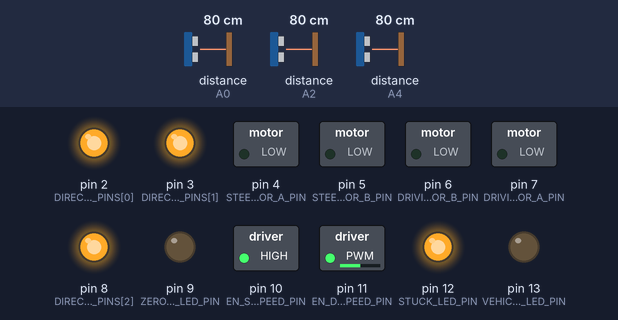
Bench run of a sketch on a simulated Arduino Uno, built with avr-gcc and run on an emulated ATmega328P. On the bench: switched loads named in the sketch (green lamp = pin HIGH), output pins drawn as LEDs (lit = HIGH). Wiring (inferred from the names in the program): 3 × ultrasonic range finder: trigger A1, echo A0 / trigger A3, echo A2 / trigger A5, echo A4. The test bench sets the inputs (shaded band); at power-on: distance to the obstacle (sensors on A0, A2, A4) 80 cm. The echo pulse lasts 58.3 µs per cm; pins used as bus, display or sensor lines are not drawn; what the sketch prints to the serial monitor is not drawn.

Above: at 2.2 s.
2.3 s: distance to the obstacle (sensor on A0) set to 9 cm
At 2.77 s:
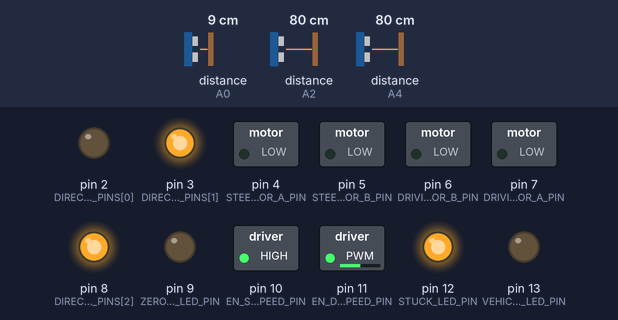
5.3 s: distance to the obstacle (sensor on A2) set to 9 cm
At 6.6 s:
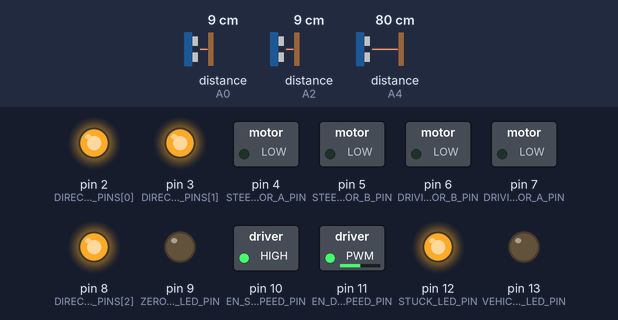
6.9 s: distance to the obstacle (sensor on A2) set to 203 cm
At 8.3 s:
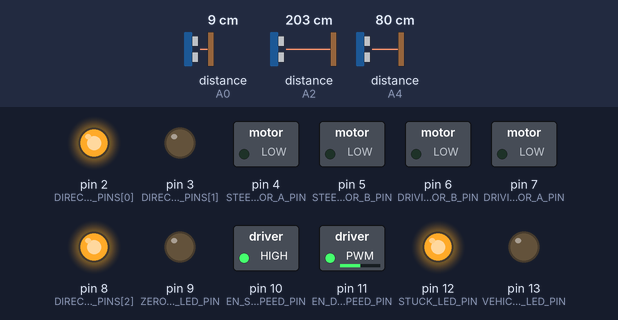
9.9 s: distance to the obstacle (sensor on A4) set to 203 cm
At 11.0 s:
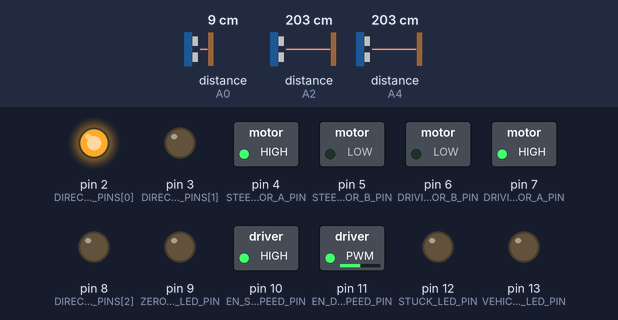
11.4 s: distance to the obstacle (sensor on A0) set to 97 cm
13.0 s: distance to the obstacle (sensor on A0) set to 106 cm
At 13.5 s:
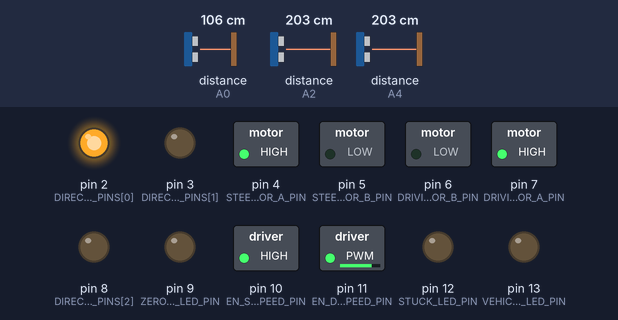
Timing chart, 0 to 15.5 s (numbered marks = the images above; inputs shaded):
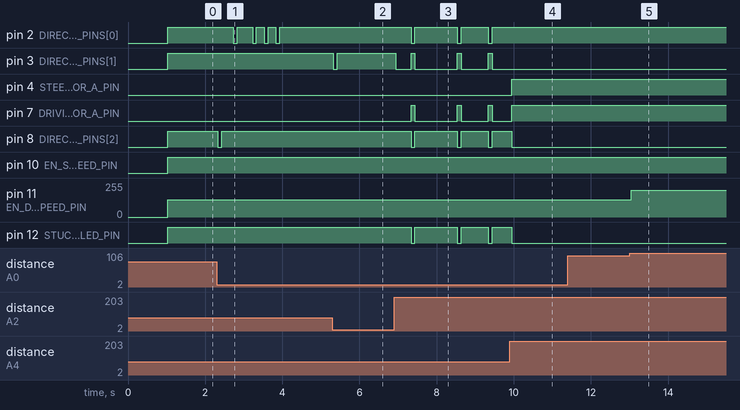

The sketch:

Version3.ino
```cpp
/*
 * Adding a stuck detection feature
 */

////Libraries
#include "MotorSystem.h"
#include "Ultrasonic.h"
#include "Functions.h"
#include "CustomDataTypes.h"


////pin definitions
///motor system
#define EN_STEERING_SPEED_PIN 10
#define STEERING_MOTOR_A_PIN 4
#define STEERING_MOTOR_B_PIN 5

#define DRIVING_MOTOR_A_PIN 7
#define DRIVING_MOTOR_B_PIN 6
#define EN_DRIVING_SPEED_PIN 11


///Front ultrasonic array
#define NUM_F_U_SENSORS 3
const char F_ID_CHARS[NUM_F_U_SENSORS] = {'L','F','R'};

const uint8_t F_ECHO_PINS[NUM_F_U_SENSORS] = {A4,A2,A0};
const uint8_t F_TRIG_PINS[NUM_F_U_SENSORS] = {A5,A3,A1};

const uint8_t DIRECTION_LED_PINS[NUM_F_U_SENSORS] = {2,3,8};
const uint8_t ZERO_MEASUREMENT_LED_PIN = 9;
const uint8_t STUCK_LED_PIN = 12;


////variables and other constants
///general
#define PRINT_RESULTS false
bool is_vehicle_stuck = false;


///motor system
#define VEHICLE_SLOW_SPEED_LED_PIN 13
#define PWM_SPEED_ENABLED true
#define NORMAL_SPEED 200
#define SLOW_SPEED 128
uint8_t vehicle_speed = NORMAL_SPEED;

char curr_turn_direction = 'F';
char curr_drive_direction = 'F';
bool has_braked = false;


///Front ultrasonic array
#define PULSEIN_TIMEOUT_US 100000//the maximum time the pulseIn(...) function can take to wait for a signal. I think...
#define ACUTE_ANGLE_BETWEEN_SENSORS_RAD (36 * (PI/180)) //36degrees, converting
#define DIST_DIFFERENCE_MM round(22 * sin(ACUTE_ANGLE_BETWEEN_SENSORS_RAD)) //calculating the 'height' difference between the front and side sensors, from centre of side sensor (~22mm)

//loop update timing stuff
#define TIME_BETWEEN_U_SENSORS_MS 100 //ideally, 60ms between triggering an ultrasonic prevents wave interference
unsigned long U_current_time_ms;
unsigned long U_previous_time_ms;

///Distance Stuff
#define LR_DIST_TOLERANCE_MM 100
#define STUCK_TOLERANCE_MM 10
#define STUCK_DISTANCE_MM 50
const uint16_t F_STUCK_DISTANCES_MM[NUM_F_U_SENSORS] = {DIST_DIFFERENCE_MM+STUCK_DISTANCE_MM, STUCK_DISTANCE_MM, DIST_DIFFERENCE_MM+STUCK_DISTANCE_MM};
#define IGNORE_DISTANCE_THRESHOLD_MM 2000
#define SLOW_DOWN_DISTANCE_THRESHOLD_MM 1000
#define BRAKE_DISTANCE_THRESHOLD_MM 200

uint16_t curr_distances_mm[NUM_F_U_SENSORS];
uint16_t prev_distances_mm[NUM_F_U_SENSORS];
bool front_sensor_stuck_states[NUM_F_U_SENSORS];


////objects
MotorSystem RC_Car(PRINT_RESULTS);

Ultrasonic F_U_Sensors[NUM_F_U_SENSORS];


void setup() {
  ///motor system
  RC_Car.attach(STEERING_MOTOR_A_PIN, STEERING_MOTOR_B_PIN,  DRIVING_MOTOR_A_PIN, DRIVING_MOTOR_B_PIN);

  if (PWM_SPEED_ENABLED) {
    RC_Car.enablePWM(EN_STEERING_SPEED_PIN, EN_DRIVING_SPEED_PIN);
    pinMode(VEHICLE_SLOW_SPEED_LED_PIN, OUTPUT);

  } else {
    pinMode(EN_STEERING_SPEED_PIN, OUTPUT);
    pinMode(EN_DRIVING_SPEED_PIN, OUTPUT);
    digitalWrite(EN_STEERING_SPEED_PIN, HIGH); //default to max
    digitalWrite(EN_DRIVING_SPEED_PIN, HIGH); //default to max
  }

  ///Front ultrasonic array
  //LED indicators
  for (int i=0; i<NUM_F_U_SENSORS; i++) {
    pinMode(DIRECTION_LED_PINS[i], OUTPUT);
    digitalWrite(DIRECTION_LED_PINS[i], LOW);
  }
  pinMode(ZERO_MEASUREMENT_LED_PIN, OUTPUT);
  digitalWrite(ZERO_MEASUREMENT_LED_PIN, LOW);

  pinMode(STUCK_LED_PIN, OUTPUT);
  digitalWrite(STUCK_LED_PIN, LOW);

  //setup the sensors
  for (int i=0; i<NUM_F_U_SENSORS; i++) {
    F_U_Sensors[i].init(F_ECHO_PINS[i], F_TRIG_PINS[i], F_ID_CHARS[i]);
  }
  U_previous_time_ms = millis();


  ///Miscenialous stuff
  //so prev_distances_mm has something in it
  getDistances();
  copyArray(curr_distances_mm, prev_distances_mm, NUM_F_U_SENSORS);

  Serial.begin(115200);
  Serial.print("F_STUCK_DISTANCES_MM: ");
  Serial.println(strArray(F_STUCK_DISTANCES_MM, NUM_F_U_SENSORS, false));

  delay(1000);

}


void getDistances() {
  for (int i=0; i<NUM_F_U_SENSORS; i++) {
      curr_distances_mm[i] = F_U_Sensors[i].getDistanceMM(PULSEIN_TIMEOUT_US);
  }
}

bool isStuck() {
  for (uint8_t i=0; i<NUM_F_U_SENSORS; i++) {
    /*
    if ((curr_distances_mm[i] == 0) || (curr_distances_mm[i] > IGNORE_DISTANCE_THRESHOLD_MM)) {
      //false, can safely ignore stuff
    }
    */
    //sensor_stuck_states_array[i] = ( withinTolerance(curr_distances_mm[i], prev_distances_mm[i], STUCK_TOLERANCE_MM) && (curr_distances_mm[i] <= F_STUCK_DISTANCES_MM[i]) );
    bool within_tolerance = withinTolerance(curr_distances_mm[i], prev_distances_mm[i], STUCK_TOLERANCE_MM);
    bool within_stuck_dist = (curr_distances_mm[i] <= F_STUCK_DISTANCES_MM[i]);
    ////DID REALLY DO ANYTHING?????????????????????????????????????????????????????????????????????????????????????????????????????
    bool inside_ignore_dist = (curr_distances_mm[i] <= IGNORE_DISTANCE_THRESHOLD_MM);
    front_sensor_stuck_states[i] = (curr_distances_mm[i] != 0) && (within_stuck_dist || (within_tolerance && inside_ignore_dist) ); //
  }
  Serial.print(" stuck bools: " + strArray(front_sensor_stuck_states, NUM_F_U_SENSORS, false));

  //return isAllBool(sensor_stuck_states_array, true, NUM_F_U_SENSORS);
  return (numOccurances(front_sensor_stuck_states, true, NUM_F_U_SENSORS) >= (NUM_F_U_SENSORS-1)); // eg, at least (NUM_F_U_SENSORS-1) sensors have to be stuck
}


void determineDirection() {
  char max_dist_char_id;

  if (getMin(curr_distances_mm, NUM_F_U_SENSORS) == 0) { //the sensor which returns zero, actually has the largest distance, so grab that char id
    max_dist_char_id = F_ID_CHARS[minIndex(curr_distances_mm, NUM_F_U_SENSORS)];
    digitalWrite(ZERO_MEASUREMENT_LED_PIN, HIGH);
    Serial.print(" 0 return measurement ");

  } else {
    max_dist_char_id = F_ID_CHARS[maxIndex(curr_distances_mm, NUM_F_U_SENSORS)]; //find which sensor has the largest distance
    digitalWrite(ZERO_MEASUREMENT_LED_PIN, LOW);
  }


  bool is_left_right_in_tolerance = withinTolerance(curr_distances_mm[0], curr_distances_mm[2], LR_DIST_TOLERANCE_MM);

  //Serial.print("is_left_right_in_tolerance: " + String(is_left_right_in_tolerance));
  //Serial.print(" maxChar: " + String(max_dist_char_id));

  if ((max_dist_char_id != 'F') && (!is_left_right_in_tolerance)) { //left/right has max distance... only change direction if there is significant difference between
    curr_turn_direction = max_dist_char_id;

  } else if (max_dist_char_id == 'F') { //front has maximum distance...
    curr_turn_direction = max_dist_char_id;

  } else {
    //just keep going in same direction (which will be left/right)
  }
}


void loop() {
  U_current_time_ms = millis();

  if ((U_current_time_ms - U_previous_time_ms) >= TIME_BETWEEN_U_SENSORS_MS) {
    ////INPUTS
    //get distances
    getDistances();


    ////CALCULATIONS
    ///speed control
    if (containsValueWithinRange(curr_distances_mm, 0, BRAKE_DISTANCE_THRESHOLD_MM, NUM_F_U_SENSORS)) { // make sure a zero measurement doesn't trigger it...
      /*
      if (!has_braked) { //this tries to prevent continual braking when not needed
        curr_drive_direction = 'B';
        has_braked = true;
        digitalWrite(VEHICLE_SLOW_SPEED_LED_PIN, HIGH);
        Serial.print(" BRAKING!!!");
      }*/

    } else if (containsValueWithinRange(curr_distances_mm, 0, SLOW_DOWN_DISTANCE_THRESHOLD_MM, NUM_F_U_SENSORS)) { // make sure a zero measurement doesn't trigger it...
      vehicle_speed = SLOW_SPEED;
      digitalWrite(VEHICLE_SLOW_SPEED_LED_PIN, LOW);
      Serial.print(" slow");

    } else {
      vehicle_speed = NORMAL_SPEED;
      digitalWrite(VEHICLE_SLOW_SPEED_LED_PIN, LOW);
      Serial.print(" normal");
    }

    ///stuck logic
    is_vehicle_stuck  = isStuck();
    if (is_vehicle_stuck) {
      //don't waste power on needlessly on motors
      curr_drive_direction = 'S';
      curr_turn_direction = 'C';
      digitalWrite(STUCK_LED_PIN, HIGH);

      Serial.print("...vehicle is stuck...");

    } else {
      curr_drive_direction = 'F';
      has_braked = false;
      digitalWrite(VEHICLE_SLOW_SPEED_LED_PIN, LOW);
      determineDirection();
      digitalWrite(STUCK_LED_PIN, LOW);
    }


    ////OUTPUTS
    //LED's
    if (is_vehicle_stuck) {
      for (int i=0; i<NUM_F_U_SENSORS; i++) {
        digitalWrite(DIRECTION_LED_PINS[i], front_sensor_stuck_states[i]); //turn on the LEDs which correspond to the stuck ultrasonics
      }

    } else {
      int8_t pin_index = index(F_ID_CHARS, curr_turn_direction, NUM_F_U_SENSORS);
      for (int i=0; i<NUM_F_U_SENSORS; i++) {
        bool state = (i==pin_index);
        digitalWrite(DIRECTION_LED_PINS[i], state); //turn on the relevant direction LED, and off the others
      }
    }


    //make it go! (vroom vroom)
    RC_Car.turn(curr_turn_direction, 255);
    RC_Car.drive(curr_drive_direction, vehicle_speed);

    //print results
    Serial.print(" | current/previous distances: " + strArray(curr_distances_mm, NUM_F_U_SENSORS, false));
    Serial.print(", " + strArray(prev_distances_mm, NUM_F_U_SENSORS, false));
    Serial.print(" | turn dir: " + String(curr_turn_direction));
    Serial.print(" | drive dir: " + String(curr_drive_direction));
    Serial.print(" vehicle_speed: " + String(vehicle_speed));

    Serial.print("\n");

    U_previous_time_ms = U_current_time_ms; //boomark
    copyArray(curr_distances_mm, prev_distances_mm, NUM_F_U_SENSORS);
  }

}
```

CustomDataTypes.cpp
```cpp
/*
 *
 */


#include "CustomDataTypes.h"


String strTriple(uint16_triple triple) {
  return (String)("(" + String(triple.x) + "," + String(triple.y) + "," + String(triple.z) + ")");
}
```

CustomDataTypes.h
```cpp
/*
 * Custom datatypes
 */

#ifndef CustomDataTypes_h
#define CustomDataTypes_h

#include "Arduino.h"


/* Structs */

struct uint16_tuple {
   uint16_t x;
   uint16_t y;
};

struct uint16_triple {
   uint16_t x;
   uint16_t y;
   uint16_t z;
};

struct uint16_triple_tuple {
   uint16_tuple tupx;
   uint16_tuple tupy;
   uint16_tuple tupz;
};


/* Function declarations */
String strTriple(uint16_triple triple);


#endif
```

Functions.cpp
```cpp
/*
 * CPP file for functions
 */


#include "Functions.h"


bool withinTolerance(uint16_t a, uint16_t b, uint16_t tolerance) {
  return (abs(a - b) <= tolerance); //https://www.mathsisfun.com/numbers/absolute-value.html=
}


int8_t index(char *p_arr, char val, uint8_t array_size) { //find index of a char in an array
  for (uint8_t i=0; i<array_size; i++) {
    if (val == p_arr[i]) {
      return i;
    }
  }
  return -1; //couldn't find it :(
}

uint8_t maxIndex(uint16_t *p_arr, uint8_t array_size) { //finds the index of the largest item in the array
  uint8_t index = 0;
  uint16_t curr_max = p_arr[index];

  for (uint8_t i=0; i<array_size; i++) {
    if (p_arr[i] > curr_max) {
      curr_max = p_arr[i];
      index = i;
    }
  }
  return index;
}

uint8_t minIndex(uint16_t *p_arr, uint8_t array_size) { //finds the index of the smallest item in the array
  uint8_t index = 0;
  uint16_t curr_min = p_arr[index];

  for (uint8_t i=0; i<array_size; i++) {
    if (p_arr[i] < curr_min) {
      curr_min = p_arr[i];
      index = i;
    }
  }
  return index;
}

uint16_t getMax(uint16_t *p_arr, uint8_t array_size) {
  return p_arr[maxIndex(p_arr, array_size)];
}

uint16_t getMin(uint16_t *p_arr, uint8_t array_size) {
  return p_arr[minIndex(p_arr, array_size)];
}


uint8_t numOccurances(bool *p_arr, bool value, uint8_t array_size) {
  uint8_t counter = 0;
  for (uint8_t i=0; i<array_size; i++) {
    counter += (p_arr[i] == value); //either add 1 or 0, simple! :D
  }
  return counter;
}

bool isAllBool(bool *p_arr, bool value, uint8_t array_size) {
   return (numOccurances(p_arr, value, array_size) ==  array_size);
}

bool contains(bool *p_arr, bool value, uint8_t array_size) {
  for (uint8_t i=0; i<array_size; i++) {
    if (p_arr[i] == value) {
      return true;
    }
  }
  return false; // wasn't in array :(
}

bool containsLessThanEqual(uint16_t *p_arr, uint16_t value, uint8_t array_size) {
  for (uint8_t i=0; i<array_size; i++) {
    if (p_arr[i] <= value) {
      return true;
    }
  }
  return false;
}

bool containsValueWithinRange(uint16_t *p_arr, uint16_t lower_limit, uint16_t upper_limit, uint8_t array_size) {
  for (uint8_t i=0; i<array_size; i++) {
    if ((p_arr[i] > lower_limit) && (p_arr[i] < upper_limit)) {
      return true;
    }
  }
  return false;
}

bool allWithinRange(uint16_t *p_arr, uint16_t lower_limit, uint16_t upper_limit, uint8_t array_size) {
  for (uint8_t i=0; i<array_size; i++) {
    if ((p_arr[i] <= lower_limit) && (p_arr[i] >= upper_limit)) {
      return false; //an exqualifying value exists
    }
  }
  return true;
}


void copyArray(uint16_t *p_original_array, uint16_t *p_array_dest, uint8_t array_size) {
  for (uint8_t i=0; i<array_size; i++) {
    p_array_dest[i] = p_original_array[i];
  }
}


String strArray(uint16_t *p_arr, uint8_t array_size, bool new_line=true) {
  String str = "[";
  for (uint8_t i=0; i<array_size; i++) {
    str += String(p_arr[i]) + ((i<array_size-1) ? ",":"");
  }
  str += (new_line) ? "]\n" : "]";
  return str;
}

String strArray(bool *p_arr, uint8_t array_size, bool new_line=true) {
  String str = "[";
  for (uint8_t i=0; i<array_size; i++) {
    str += String(p_arr[i]) + ((i<array_size-1) ? ",":"");
  }
  str += (new_line) ? "]\n" : "]";
  return str;
}
```

Functions.h
```cpp
/*
 * Simple header file for functions
 */

#ifndef Functions_h
#define Functions_h

#include "Arduino.h"

////function declarations
//miscenalious
bool withinTolerance(uint16_t a, uint16_t b, uint16_t tolerance);

//array element(s) related
int8_t index(char *p_arr, char value, uint8_t array_size);
uint8_t maxIndex(uint16_t *p_arr, uint8_t array_size);
uint8_t minIndex(uint16_t *p_arr, uint8_t array_size);
uint16_t getMax(uint16_t *p_arr, uint8_t array_size);
uint16_t getMin(uint16_t *p_arr, uint8_t array_size);
uint8_t numOccurances(bool *p_arr, bool value, uint8_t array_size);
bool isAllBool(bool *p_arr, bool value, uint8_t array_size);
bool doesContain(bool *p_arr, bool value, uint8_t array_size);
bool containsLessThanEqual(uint16_t *p_arr, uint16_t value, uint8_t array_size);
bool containsValueWithinRange(uint16_t *p_arr, uint16_t lower_limit, uint16_t upper_limit, uint8_t array_size);
bool allWithinRange(uint16_t *p_arr, uint16_t lower_limit, uint16_t upper_limit, uint8_t array_size);


//array manipulations
void copyArray(uint16_t *original_array, uint16_t *array_dest, uint8_t array_size);

String strArray(uint16_t *p_arr, uint8_t array_size, bool new_line);
String strArray(bool *p_arr, uint8_t array_size, bool new_line);


#endif
```

MotorSystem.cpp
```cpp
/*
 *
 */


#include "MotorSystem.h"


MotorSystem::MotorSystem(bool print_results) {
  _PRINT_RESULTS = print_results;
  _PWM_SPEED_ENABLED = false; //default
}


void MotorSystem::attach(uint8_t steering_motor_a, uint8_t steering_motor_b, uint8_t driving_motor_a, uint8_t driving_motor_b) {
  _STEERING_MOTOR_A_PIN = steering_motor_a;
  _STEERING_MOTOR_B_PIN = steering_motor_b;
  _DRIVING_MOTOR_A_PIN = driving_motor_a;
  _DRIVING_MOTOR_B_PIN = driving_motor_b;

  pinMode(_STEERING_MOTOR_A_PIN, OUTPUT);
  pinMode(_STEERING_MOTOR_B_PIN, OUTPUT);
  pinMode(_DRIVING_MOTOR_A_PIN, OUTPUT);
  pinMode(_DRIVING_MOTOR_B_PIN, OUTPUT);
}


void MotorSystem::enablePWM(uint8_t steering_pwm_pin, uint8_t driving_pwm_pin) {
  _PWM_SPEED_ENABLED = true;
  _STEERING_PWM_PIN = steering_pwm_pin;
  _DRIVING_PWM_PIN = driving_pwm_pin;

  pinMode(_STEERING_PWM_PIN, OUTPUT);
  pinMode(_DRIVING_PWM_PIN, OUTPUT);
}

void MotorSystem::_writeSpeed(uint8_t pwm_pin, uint8_t speed_val) {

  if (_PWM_SPEED_ENABLED) {
    if (_PRINT_RESULTS) Serial.print("analog writing!!!");
    analogWrite(pwm_pin, speed_val);
  } else {
    analogWrite(pwm_pin, 255); //default to HIGH
  }
}


//this method handles everything for driving
void MotorSystem::drive(char driving_direction_char, uint8_t speed_val) {
  _writeSpeed(_DRIVING_PWM_PIN, speed_val);
  if (driving_direction_char == 'F') {
    if (_PRINT_RESULTS) Serial.print("...forward...");
    //forward
    digitalWrite(_DRIVING_MOTOR_A_PIN, HIGH);
    digitalWrite(_DRIVING_MOTOR_B_PIN, LOW);

  } else if (driving_direction_char == 'R') {
    if (_PRINT_RESULTS) Serial.print("...reverse..."); //was backward till brake was introduced
    //backward
    digitalWrite(_DRIVING_MOTOR_A_PIN, LOW);
    digitalWrite(_DRIVING_MOTOR_B_PIN, HIGH);

  } else if (driving_direction_char == 'B') {
    if (_PRINT_RESULTS) Serial.print("...BRAKE...");
    digitalWrite(_DRIVING_MOTOR_A_PIN, HIGH);
    digitalWrite(_DRIVING_MOTOR_B_PIN, HIGH);

  } else {
    if (_PRINT_RESULTS) Serial.print("...stop...");
    //stop - stop powering the drive motor
    digitalWrite(_DRIVING_MOTOR_A_PIN, LOW);
    digitalWrite(_DRIVING_MOTOR_B_PIN, LOW);
  }

  driving_direction = driving_direction_char; //update for future use
}

void MotorSystem::brake(uint8_t speed_val) {
  _writeSpeed(_DRIVING_PWM_PIN, speed_val);
  digitalWrite(_DRIVING_MOTOR_A_PIN, HIGH);
  digitalWrite(_DRIVING_MOTOR_B_PIN, HIGH);
  driving_direction = 'B';
}


//this method handles everything for steering
void MotorSystem::turn(char turning_direction_char, uint8_t speed_val) {
  _writeSpeed(_STEERING_PWM_PIN, speed_val);
  if (turning_direction_char == 'L') {
    if (_PRINT_RESULTS) Serial.print("...left...");
    //forward
    digitalWrite(_STEERING_MOTOR_A_PIN, HIGH);
    digitalWrite(_STEERING_MOTOR_B_PIN, LOW);

  } else if (turning_direction_char == 'R') {
    if (_PRINT_RESULTS) Serial.print("...right...");
    //backward
    digitalWrite(_STEERING_MOTOR_A_PIN, LOW);
    digitalWrite(_STEERING_MOTOR_B_PIN, HIGH);

  } else { // 'C'
    if (_PRINT_RESULTS) Serial.print("...centre/stop...");
    //centre - spring system should centre the steering
    digitalWrite(_STEERING_MOTOR_A_PIN, LOW);
    digitalWrite(_STEERING_MOTOR_B_PIN, LOW);
  }

  turning_direction = turning_direction_char; //update for future use
}
```

Ultrasonic.h
```cpp
/*
 * Header file for simple Ultrasonic Sensor Class
 */

#ifndef Ultrasonic_h
#define Ultrasonic_h

#include "Arduino.h"


#define SPEED_OF_SOUND_MM_PER_S 340000


class Ultrasonic { /////potentially get rid of the timeout_us and replace with #define to save 4bytes
  private:
    uint8_t _echo;
    uint8_t _trigger;
  public:
    char id_char;
    const uint8_t TRIGGER_LENGTH_US = 10;
    //const uint32_t SPEED_OF_SOUND_MM_PER_S = 340000;
    unsigned long duration_us; // so that it is accessable for later
    uint16_t prev_distance_mm;
    uint16_t curr_distance_mm;

    Ultrasonic();
    void init(uint8_t echo_pin, uint8_t trigger_pin, char id_char);
    void sendPulse();
    uint16_t getDistanceMM(unsigned long timeout_us);
    void rememberDistance();
};


#endif
```

Source omitted: MotorSystem.h (947 bytes), Ultrasonic.cpp (1036 bytes)

Measured:
- the behaviour switches between 101 and 102 cm on distance to the obstacle (sensor on A0) (found by bisection; images 4 and 5)
- after the input at 2.3 s, pin 2 (DIRECTION_LED_PINS[0]): HIGH → LOW after 0.43 s, → HIGH 0.10 s later, → LOW 0.40 s later, → HIGH 0.10 s later, … (8 changes in this stretch); pin 8 (DIRECTION_LED_PINS[2]): HIGH → LOW at once, → HIGH 0.10 s later
- after the input at 5.3 s, pin 2 (DIRECTION_LED_PINS[0]): stops changing and stays HIGH; pin 3 (DIRECTION_LED_PINS[1]): HIGH → LOW at once, → HIGH 0.10 s later
- after the input at 6.9 s, pin 2 (DIRECTION_LED_PINS[0]): goes LOW 0.10 s, HIGH 1.1 s, LOW 0.10 s, HIGH 0.70 s, LOW 0.10 s, then HIGH, starting after 0.44 s; pin 3 (DIRECTION_LED_PINS[1]): goes LOW 0.40 s, HIGH 0.10 s, LOW 1.1 s, HIGH 0.10 s, LOW 0.70 s, HIGH 0.10 s, then LOW, starting at once
- after the input at 9.9 s, pin 2 (DIRECTION_LED_PINS[0]): stays HIGH (without the input it goes to LOW after 0.94 s); pin 3 (DIRECTION_LED_PINS[1]): stays LOW (without the input it goes to HIGH after 0.94 s); pin 4 (STEERING_MOTOR_A_PIN): LOW → HIGH at once
- after the input at 11.4 s, every drawn part: stays the same
- after the input at 13.0 s, pin 11 (EN_DRIVING_SPEED_PIN): 128/255 → 200/255 after 0.05 s
